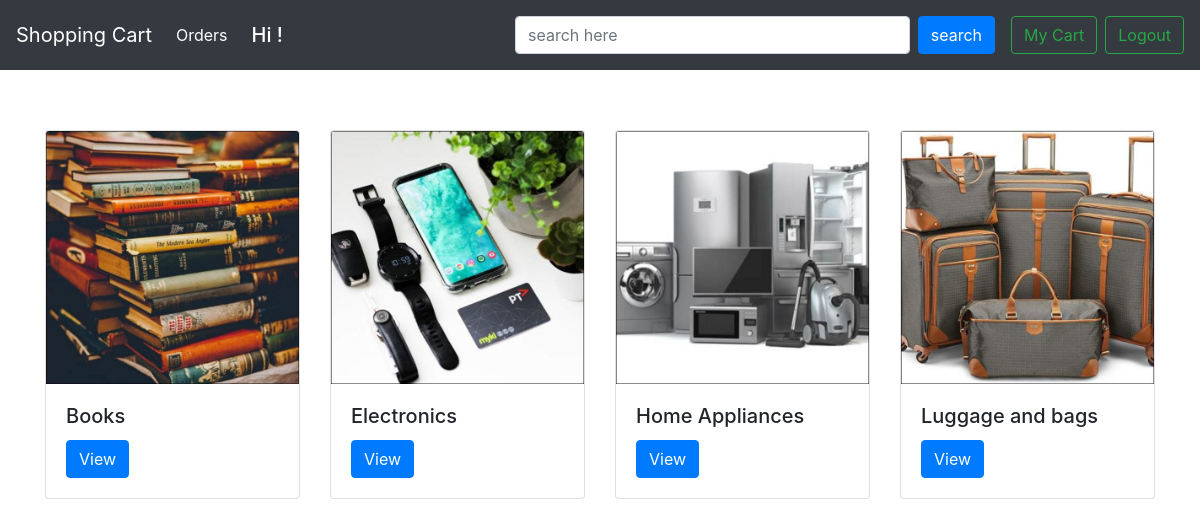
The page / on the database its author committed.
### capp/models.py (models this page shows, shortened)
class category(models.Model):
    resname = models.CharField(max_length=200, null=True)
    image =models.ImageField(upload_to='pics')

### capp/views.py (the view)
# urls.py: path('', views.home,name="home"),
def home(request):
    categories= category.objects.all()
    context={'user' : request.user,'categories':categories}
    return render(request,'capp/dashboard.html',context)

### capp/templates/capp/dashboard.html (shortened to what this page needs)
<html>
<head>
  <link rel="stylesheet" href="https://stackpath.bootstrapcdn.com/bootstrap/4.3.1/css/bootstrap.min.css"
>
  <link rel="stylesheet" href="https://cdnjs.cloudflare.com/ajax/libs/font-awesome/4.7.0/css/font-awesome.min.css">
</head>
<body>
  <nav class="navbar navbar-expand-lg navbar-dark bg-dark">
    <a class="navbar-brand" href="#">Shopping Cart</a>
    <div class="collapse navbar-collapse d-flex align-items-center" id="navbarSupportedContent">
      <ul class="navbar-nav mr-auto align-items-center">
        <li class="nav-item active">
          <a class="nav-link" href="{% url 'orders' %}">Orders <span class="sr-only">(current)</span></a>
        </li>
        <li class="nav-item text-white ml-3">
          <h5 class="m-0">Hi {{user.username}}!</h5>
        </li>
      </ul>
      <form method="post" class="nav-item d-flex ml-auto align-items-center m-0" style="width: 40vw;"
        action="{% url 'search' %}">
        <input type="text" name="search" placeholder="search here" class="form-control">
        <input type="submit" value="search" class="btn btn-primary ml-2">
      </form>
      <form class="form-inline my-2 ml-3">
        <a class="btn btn-outline-success mr-2" href="{% url 'cartpage' %}">My Cart</a>
        <a class="btn btn-outline-success" href="{% url 'logout' %}">Logout</a>
      </form>
    </div>
  </nav>
  <div class="container">
    <div class="row">
      {% for i in categories %}
      <div class="col-3">
        <div class="card">
          <img class="card-img-top" src="{{i.image.url}}">
          <div class="card-body">
            <h5 class="card-title">{{i.resname}}</h5>
            <a href="{% url 'menu' i.id %}" class="btn btn-primary">View</a>
          </div>
        </div>
      </div>
      {% endfor %}
    </div>
  </div>
</body>
</html>

### capp/templates/capp/dashboard.html (style rules this page uses)
body { background-image: url("https://img.freepik.com/free-photo/hand-painted-watercolor-background-with-sky-clouds-shape_24972-1095.jpg?size=626&ext=jpg"); background-repeat: no-repeat; background-size: cover; background-position: center; }

### rows shown on the page
category: image (picture), resname "Books"
category: image (picture), resname "Electronics"
category: image (picture), resname "Home Appliances"
category: image (picture), resname "Luggage and bags"
